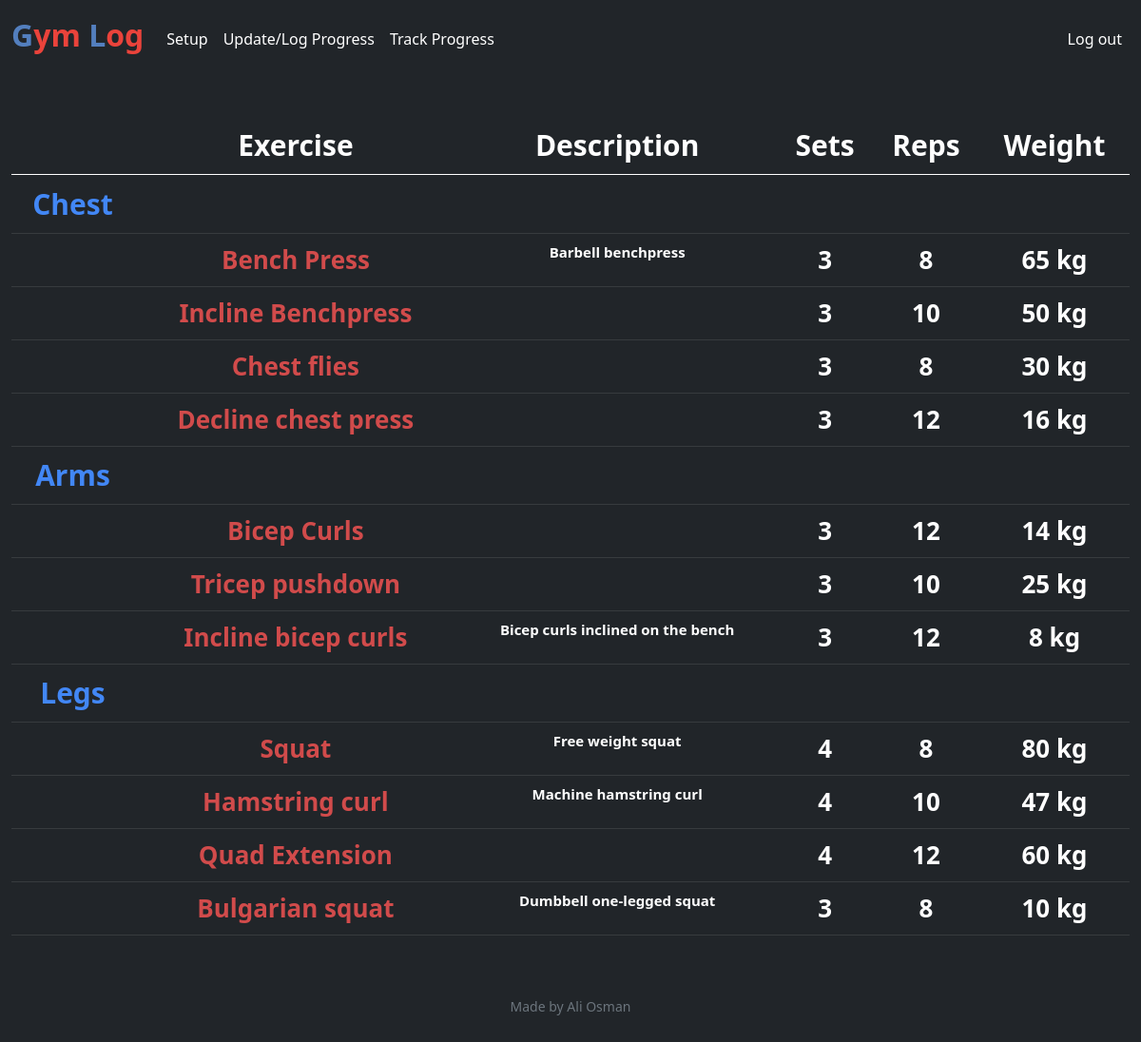
Screenshot of / (signed in) with the database file from the repository.
### tables this page shows
CREATE TABLE training(
id INTEGER PRIMARY KEY AUTOINCREMENT NOT NULL,
user_id INTEGER,
day TEXT NOT NULL,
FOREIGN KEY(user_id) REFERENCES users(id)
);

CREATE TABLE exercise(
id INTEGER PRIMARY KEY AUTOINCREMENT NOT NULL,
training_id INTEGER,
name TEXT NOT NULL,
description TEXT,
sets INTEGER NOT NULL,
reps INTEGER NOT NULL,
weight NUMERIC NOT NULL,
FOREIGN KEY(training_id) REFERENCES training(id)
);

### app.py (the view)
@app.route("/")
def index():
    if session.get("user_id") is None:
        return redirect("/login")
    trainings = db.execute("SELECT id, day FROM training WHERE user_id = ?;", session["user_id"])
    trainingIDs = []
    counter = 0
    for i in trainings:
        trainingIDs.append(trainings[counter]["id"])
        counter += 1
    exercises = db.execute("SELECT id, training_id, name, description, sets, reps, weight FROM exercise WHERE training_id IN (?);", trainingIDs)
    if trainings == []:
            return error("You have no trainings, go to setup to fix that!", "GYM BRO!")
    return render_template("index.html", trainings=trainings, exercises=exercises)

### app.py (called while the page is built)
@app.after_request
def after_request(response):
    response.headers["Cache-Control"] = "no-cache, no-store, must-revalidate"
    response.headers["Expires"] = 0
    response.headers["Pragma"] = "no-cache"
    return response

### templates/index.html (shortened to what this page needs)
{% extends "layout.html" %}
{% block main %}
    <div class="table-responsive">
        <table class="table table-dark allign-middle">
            <thead>
                <tr class="describer-b">
                    <th scope="col"> </th>
                    <th scope="col">Exercise</th>
                    <th scope="col">Description</th>
                    <th scope="col">Sets</th>
                    <th scope="col">Reps</th>
                    <th scope="col">Weight</th>
                </tr>
            </thead>
            <tbody>
            {% for training in trainings %}
                <tr>
                    <th class="describer-b2" scope="row">{{ training.day }}</th>
                    <td></td>
                    <td></td>
                    <td></td>
                    <td></td>
                    <td></td>
                </tr>
                    {% for exercise in exercises %}
                        <tr>
                        {% if exercise.training_id == training.id -%}
                            <td></td>
                            <td class="describer-m2">{{ exercise.name }}</td>
                            <td class="describer-xs allign-top">{{ exercise.description }}</td>
                            <td class="describer-m3">{{ exercise.sets }}</td>
                            <td class="describer-m3">{{ exercise.reps }}</td>
                            <td class="describer-m3">{{ exercise.weight }} kg</td>
                        {% endif %}
                        </tr>
                    {% endfor %}
            {% endfor %}
            </tbody>
        </table>
    </div>
{% endblock %}

### static/styles.css (style rules this page uses)
.describer-b { font-size: 30px; color: #ffffff; font-weight: bold; }
.describer-b2 { font-size: 30px; color: #4287f5; font-weight: bold; }
.describer-m2 { font-size: 26px; color: #d14b4b; font-weight: bold; }
.describer-m3 { font-size: 26px; color: #ffffff; font-weight: bold; }
.describer-xs { font-size: 15px; color: #ffffff; font-weight: bold; }

### rows the page displays
training: day "Chest"
exercise: name "Bench Press", description "Barbell benchpress", sets "3", reps "8", weight "65"
exercise: name "Incline Benchpress", sets "3", reps "10", weight "50"
exercise: name "Chest flies", sets "3", reps "8", weight "30"
exercise: name "Decline chest press", sets "3", reps "12", weight "16"
training: day "Arms"
exercise: name "Bicep Curls", sets "3", reps "12", weight "14"
exercise: name "Tricep pushdown", sets "3", reps "10", weight "25"
exercise: name "Incline bicep curls", description "Bicep curls inclined on the bench", sets "3", reps "12", weight "8"
training: day "Legs"
exercise: name "Squat", description "Free weight squat", sets "4", reps "8", weight "80"
exercise: name "Hamstring curl", description "Machine hamstring curl", sets "4", reps "10", weight "47"
exercise: name "Quad Extension", sets "4", reps "12", weight "60"
exercise: name "Bulgarian squat", description "Dumbbell one-legged squat", sets "3", reps "8", weight "10"
